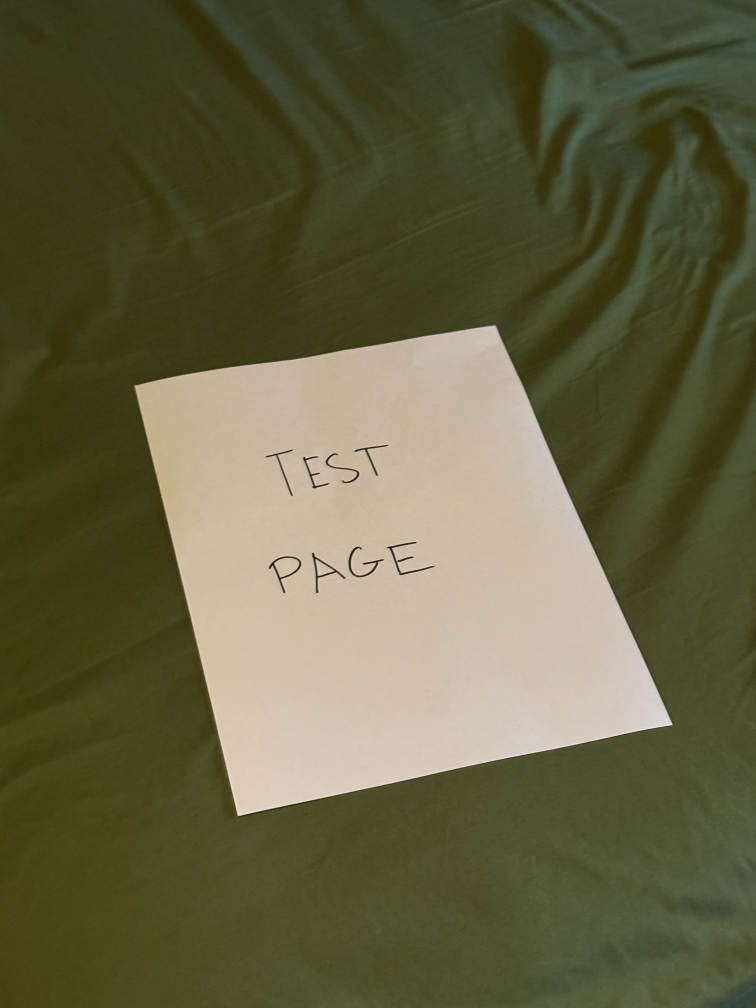
//> input picture Assets/test-page.jpeg, 3024 x 4032 px (shown at 1/4 size)
$ ./main   (built with g++ and OpenCV 4)
//> lines starting //> are read from the running program, lines starting //| are printed output that depends on the picture; after the words box and inside, x2 and y2 are one past the last pixel; in counts of white or black regions, pixels touching at a corner belong together
#include <opencv2/imgcodecs.hpp>
#include <opencv2/highgui.hpp>
#include <opencv2/imgproc.hpp>
#include <iostream>

using namespace cv;
using namespace std;

Mat imgOriginal, imgGray, imgBlur, imgCanny, imgThreshold, imgDilation, imgWarp;

vector<Point> initialPoints, docPoints;

float width = 420, height = 596; //Values that represent the ratio between the width and height of the actual sheet of paper. These values work best with roughly A4 paper.

Mat preProcessing(Mat img) {

    cvtColor(img, imgGray, COLOR_BGR2GRAY); //converting the image to grayscale
    GaussianBlur(imgGray, imgBlur, Size(3,3), 3, 0); //blurring the image using Gaussian function
    Canny(imgBlur, imgCanny, 25, 75); //outlines the edges found in the photo, thus finding the edges of the paper to be scanned as well as any other edges in the photo
    Mat kernel = getStructuringElement(MORPH_RECT, Size(3,3)); //defining the kernel for the dilation
    dilate(imgCanny, imgDilation, kernel); //dilating the image thus making the foreground element (the edges) more apparent

    return imgDilation; //returning this processed image

}

vector<Point> getContours(Mat image){

    vector<vector<Point>> contours; //defining the vector to hold the contours that will be found
    vector<Vec4i> hierarchy;

    findContours(image, contours, hierarchy, RETR_EXTERNAL, CHAIN_APPROX_SIMPLE); //finding the contours. "RETR_EXTERNAL" ensures that only the outermost contours are registered. "CHAIN_APPROX_SIMPLE" ensures that the points in each contour registered are only the cornerpoints of each contour rather than every point along the line.

    vector<vector<Point>> conPoly(contours.size()); //defining a new set of contours to store approximations later on

    vector<Point> biggest; //defining the set of points to be returned

    int maxArea = 0; //defining variable to track the largest contours found.

    for (int i = 0; i < contours.size(); i++){

        int area = contourArea(contours[i]); //finding the area within the given contour
        cout << area << endl;

        if (area > 1000) { //filtering out small contours automatically based on their area

            float perimeter = arcLength(contours[i], true); //calculating the perimeter of the given contour to be used for approximation later on
            approxPolyDP(contours[i], conPoly[i], 0.02*perimeter, true); //approximating the contours to fewer vertices and storing these approximated contours in the variable "conPoly'

            if (area > maxArea && conPoly[i].size() == 4) { //if the given area is larger than the current largest area and the contour shape is a rectangle than the "biggest" contour found is redefined with the given contour, and the max area is also redefined to the new are

                //drawContours(imgOriginal, conPoly, i, Scalar(255, 0, 255), 5); uncomment this to show the actual edges registered by the function
                biggest = {conPoly[i][0], conPoly[i][1], conPoly[i][2], conPoly[i][3]};
                maxArea = area;

            }

        }

    }

    return biggest; //at the end of the for loop whichever contour is the largest is returned

}

void drawPoints (vector<Point> points, Scalar color) { //function that draws labels to the points for demonstration purposes

    for (int i = 0; i < points.size(); i++) {

        circle(imgOriginal, points[i], 10, color, FILLED);
        putText(imgOriginal, to_string(i), points[i], FONT_HERSHEY_PLAIN, 4, color, 4);

    }

}

vector<Point> reorder(vector<Point> points) { //function takes the initial points and reorders them to ensure that the top left is labelled 0, top right is 1, bottom left is 2, bottom right is 3. This ensures that the warp function used later on works everytime.

    vector<Point> newPoints;
    vector<int> sumPoints, subPoints;

    for (int i = 0; i < 4; i++) {

        sumPoints.push_back(points[i].x + points[i].y); //this function holds the values of the x and y values of each point being added
        subPoints.push_back(points[i].x - points[i].y); //this function holds the values of the y values being subtracted from the x values of each point

    }

    newPoints.push_back(points[min_element(sumPoints.begin(), sumPoints.end()) - sumPoints.begin()]); //index 0 because the smallest value in the sumPoints list will be the top left corner
    newPoints.push_back(points[max_element(subPoints.begin(), subPoints.end()) - subPoints.begin()]); //index 1 because the value with the larger difference between x and y indicates it being in the top right corner
    newPoints.push_back(points[min_element(subPoints.begin(), subPoints.end()) - subPoints.begin()]); //index 2 because the value with the smaller difference between x and y indicates it being in the bottom left corner
    newPoints.push_back(points[max_element(sumPoints.begin(), sumPoints.end()) - sumPoints.begin()]); //index 3 because the largest value in the sumPoints list will be the bottom right corner


    return newPoints;

}

Mat getWarp(Mat img, vector<Point> points, float width, float height){

    Point2f source[4] = {points[0], points[1], points[2], points[3]}; //the corner points on the original image
    Point2f destination[4] = {{0.0f, 0.0f}, {width, 0.0f}, {0.0f, height}, {width, height}}; //the new coordinates for each corner on the new warped image

    Mat matrix = getPerspectiveTransform(source, destination); //calculating the matrix to be used for creating the warped image
    warpPerspective(img, imgWarp, matrix, Point(width, height)); //warping the image

    return imgWarp;

}

int main() {

    string path = "Assets/test-page.jpeg"; //defining the path to the test image
    imgOriginal = imread(path); //declaring the image (Mat is the object that opencv uses)
//> imgOriginal is the input picture: 4032 rows x 3024 cols, CV_8UC3; mean B, G, R 66.1, 96.9, 99.3

    //resize(imgOriginal, imgOriginal, Size(), 0.5, 0.5); //downsizing the image

    //Pre-Processing the image to be able to identify the contours (borders of the sheet).
    imgThreshold = preProcessing(imgOriginal);
//> in preProcessing, `cvtColor(img, imgGray, COLOR_BGR2GRAY);`:
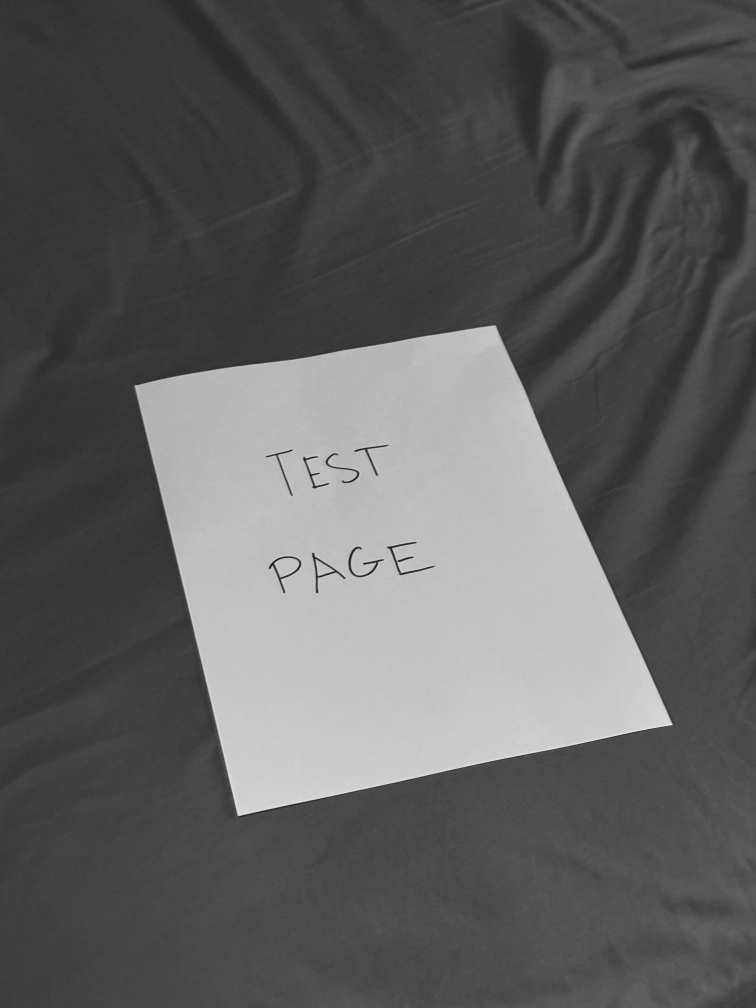
//> imgGray: 4032 rows x 3024 cols, CV_8UC1 (shown at 1/4 size); min 6, max 243, mean 94.1
//> in preProcessing, `Canny(imgBlur, imgCanny, 25, 75);`:
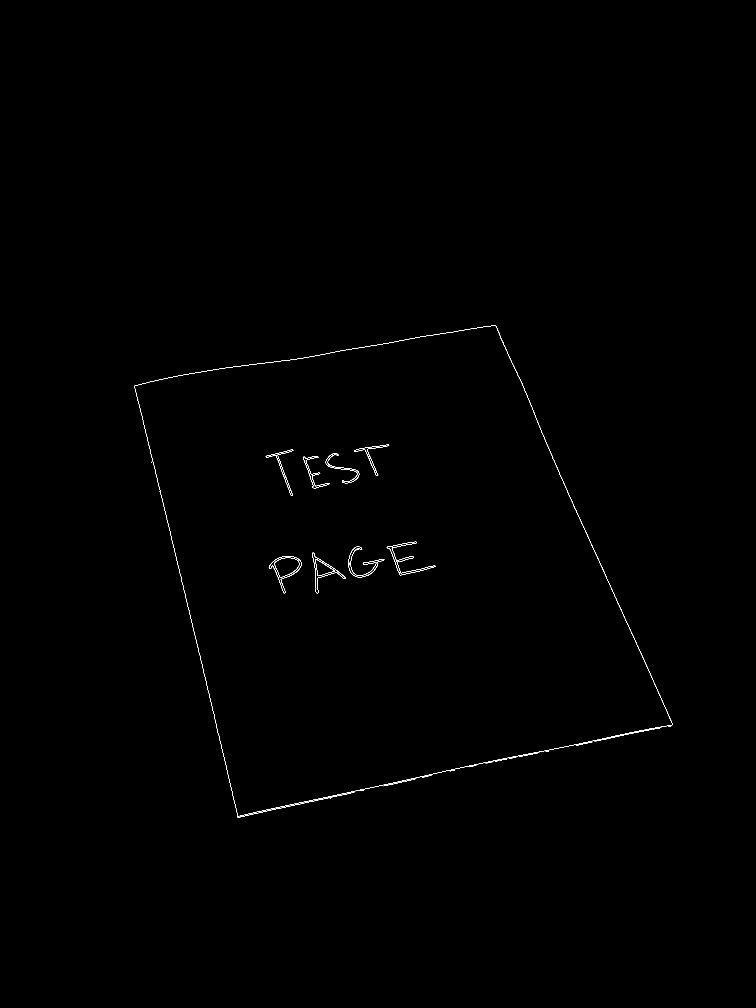
//> imgCanny: 4032 rows x 3024 cols, CV_8UC1 (shown at 1/4 size); 0.12% white in thin lines or dots, all inside (x1, y1, x2, y2) = (537, 1301, 2691, 3270)
//> in preProcessing, `dilate(imgCanny, imgDilation, kernel);`:
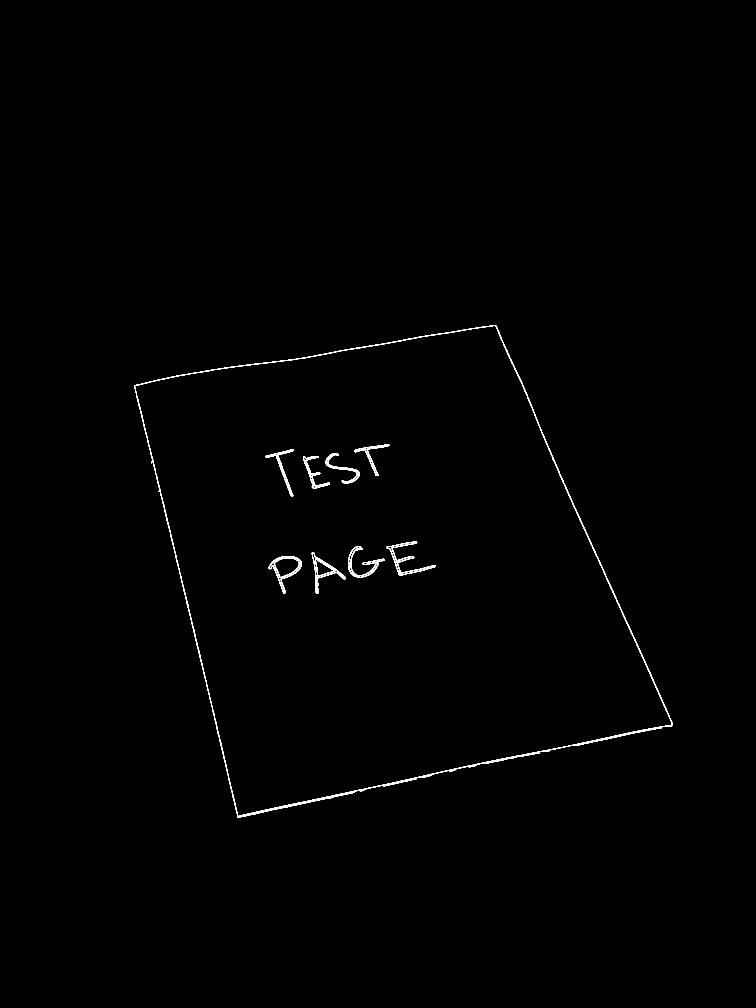
//> imgDilation: 4032 rows x 3024 cols, CV_8UC1 (shown at 1/4 size); 0.39% white; 14 white regions (1 under 20 px)

    //Getting the contours of the page
    initialPoints = getContours(imgThreshold); //unordered corner points
//> in getContours, `findContours(image, contours, hierarchy, RETR_EXTERNAL, CHAIN_APPROX_S..`: contours = 2 contours, 1 with area under 20; largest, box (x1, y1, x2, y2) and area: (536, 1300, 2692, 3271) 2819896
//> in getContours, `vector<vector<Point>> conPoly(contours.size());`: conPoly = 2 empty contours
//> the loop in getContours, `for (int i = 0; i < contours.size(); i++)` made 2 passes
//> (area, perimeter, maxArea) on pass 2: (2819896, 7429.4, 2819896)
//| 14
//| 2819896
//> after the loop in getContours, `for (int i = 0; i < contours.size(); i++)`: maxArea = 2819896
//> initialPoints = 4 Points (x, y): [1983, 1301], [536, 1543], [949, 3270], [2691, 2900]

    //Reordering
    docPoints = reorder(initialPoints);
//> in reorder, `newPoints.push_back(points[min_element(sumPoints.begin(), sumPoints.en..`: newPoints = 1 Point (x, y): [536, 1543]
//> in reorder, `newPoints.push_back(points[max_element(subPoints.begin(), subPoints.en..`: newPoints = 2 Points (x, y): [536, 1543], [1983, 1301]
//> in reorder, `newPoints.push_back(points[min_element(subPoints.begin(), subPoints.en..`: newPoints = 3 Points (x, y): [536, 1543], [1983, 1301], [949, 3270]
//> in reorder, `newPoints.push_back(points[max_element(sumPoints.begin(), sumPoints.en..`: newPoints = 4 Points (x, y): [536, 1543], [1983, 1301], [949, 3270], [2691, 2900]
//> docPoints has the same summary as newPoints in reorder
    //drawPoints(docPoints, Scalar(0, 255, 0)); uncomment this to see the labelling of the corner points after being reordered

    //Warping the image to be a top down view of the page
    imgWarp = getWarp(imgOriginal, docPoints, width, height);
//> in getWarp, `Point2f source[4] = {points[0], points[1], points[2], points[3]};`: source has the same summary as newPoints in reorder
//> in getWarp, `Mat matrix = getPerspectiveTransform(source, destination);`: matrix = [[0.337, -0.0806, -56.28], [0.0852, 0.51, -832.2], [-3.58e-06, 0.000165, 1]]
//> in getWarp, `warpPerspective(img, imgWarp, matrix, Point(width, height));`:
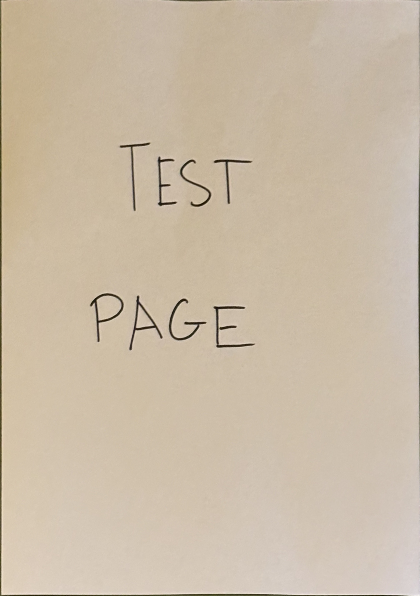
//> imgWarp: 596 rows x 420 cols, CV_8UC3; mean B, G, R 166.9, 187.4, 202.3

    imshow("Original Image", imgOriginal); //displaying the image
    //imshow("Threshold Image", imgThreshold); //displaying the threshold image, can uncomment to display the image after preprocessing
    imshow("Scanned Image", imgWarp); //displaying the warped image

    waitKey(0); //allows it to display infintely

    return 0;

}
